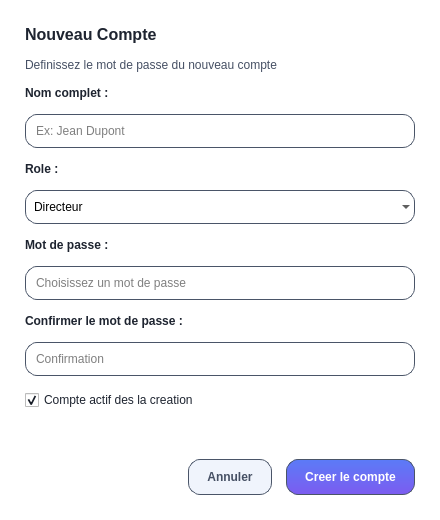
<?xml version="1.0" encoding="UTF-8"?>
<ui version="4.0">
 <class>DialogCompte</class>
 <widget class="QDialog" name="DialogCompte">
  <property name="geometry">
   <rect>
    <x>0</x>
    <y>0</y>
    <width>440</width>
    <height>520</height>
   </rect>
  </property>
  <property name="windowTitle">
   <string>Nouveau Compte</string>
  </property>
  <property name="styleSheet">
   <string>
    QDialog { background-color: #FFFFFF; }
    QLineEdit, QComboBox {
        border: 1px solid #4A5568;
        border-radius: 12px;
        padding: 8px;
        background: transparent;
    }
    QLineEdit:focus, QComboBox:focus {
        border: 1px solid #4F6DF5;
        background-color: #FFFFFF;
    }
   </string>
  </property>
  <layout class="QVBoxLayout" name="mainLayout">
   <property name="spacing">
    <number>14</number>
   </property>
   <property name="leftMargin">
    <number>25</number>
   </property>
   <property name="topMargin">
    <number>25</number>
   </property>
   <property name="rightMargin">
    <number>25</number>
   </property>
   <property name="bottomMargin">
    <number>25</number>
   </property>

   <item>
    <widget class="QLabel" name="lbl_dialog_title">
     <property name="styleSheet">
      <string>color: #1E2430; font-size: 16px; font-weight: bold;</string>
     </property>
     <property name="text">
      <string>Nouveau Compte</string>
     </property>
    </widget>
   </item>
   <item>
    <widget class="QLabel" name="lbl_dialog_subtitle">
     <property name="styleSheet">
      <string>color: #465064; font-size: 12px;</string>
     </property>
     <property name="text">
      <string>Definissez le mot de passe du nouveau compte</string>
     </property>
    </widget>
   </item>

   <item>
    <widget class="QLabel" name="lbl_field1">
     <property name="styleSheet">
      <string>color: #1E2430; font-weight: bold; font-size: 12px;</string>
     </property>
     <property name="text">
      <string>Nom complet :</string>
     </property>
    </widget>
   </item>
   <item>
    <widget class="QLineEdit" name="input_nom_compte">
     <property name="placeholderText">
      <string>Ex: Jean Dupont</string>
     </property>
    </widget>
   </item>

   <item>
    <widget class="QLabel" name="lbl_field2">
     <property name="styleSheet">
      <string>color: #1E2430; font-weight: bold; font-size: 12px;</string>
     </property>
     <property name="text">
      <string>Role :</string>
     </property>
    </widget>
   </item>
   <item>
    <widget class="QComboBox" name="combo_role_compte">
     <item>
      <property name="text">
       <string>Directeur</string>
      </property>
     </item>
     <item>
      <property name="text">
       <string>Gestionnaire</string>
      </property>
</item>
     </widget>
    </item>

   <item>
    <widget class="QLabel" name="lbl_field_pwd">
     <property name="styleSheet">
      <string>color: #1E2430; font-weight: bold; font-size: 12px;</string>
     </property>
     <property name="text">
      <string>Mot de passe :</string>
     </property>
    </widget>
   </item>
   <item>
    <widget class="QLineEdit" name="input_password_compte">
     <property name="echoMode">
      <enum>QLineEdit::Password</enum>
     </property>
     <property name="placeholderText">
      <string>Choisissez un mot de passe</string>
     </property>
    </widget>
   </item>

   <item>
    <widget class="QLabel" name="lbl_field_pwd2">
     <property name="styleSheet">
      <string>color: #1E2430; font-weight: bold; font-size: 12px;</string>
     </property>
     <property name="text">
      <string>Confirmer le mot de passe :</string>
     </property>
    </widget>
   </item>
   <item>
    <widget class="QLineEdit" name="input_password_confirm">
     <property name="echoMode">
      <enum>QLineEdit::Password</enum>
     </property>
     <property name="placeholderText">
      <string>Confirmation</string>
     </property>
    </widget>
   </item>

   <item>
    <widget class="QCheckBox" name="check_compte_actif">
     <property name="styleSheet">
      <string>color: #1E2430; font-size: 12px;</string>
     </property>
     <property name="text">
      <string>Compte actif des la creation</string>
     </property>
     <property name="checked">
      <bool>true</bool>
     </property>
    </widget>
   </item>

   <item>
    <spacer name="verticalSpacer">
     <property name="orientation">
      <enum>Qt::Vertical</enum>
     </property>
     <property name="sizeHint" stdset="0">
      <size>
       <width>20</width>
       <height>20</height>
      </size>
     </property>
    </spacer>
   </item>

   <item>
    <layout class="QHBoxLayout" name="buttonsLayout">
     <item>
      <spacer name="btnSpacer">
       <property name="orientation">
        <enum>Qt::Horizontal</enum>
       </property>
       <property name="sizeHint" stdset="0">
        <size>
         <width>40</width>
         <height>20</height>
        </size>
       </property>
      </spacer>
     </item>
     <item>
      <widget class="QPushButton" name="btn_cancel">
       <property name="styleSheet">
        <string>background-color: #F0F4FC; color: #465064; border: 1px solid #4A5568; border-radius: 12px; padding: 10px 18px; font-weight: bold;</string>
       </property>
       <property name="text">
        <string>Annuler</string>
       </property>
      </widget>
     </item>
     <item>
      <widget class="QPushButton" name="btn_save">
       <property name="cursor">
        <cursorShape>PointingHandCursor</cursorShape>
       </property>
       <property name="styleSheet">
        <string>background: qlineargradient(x1:0, y1:0, x2:0, y2:1, stop:0 #5B7BF7, stop:1 #7C5CF0); color: #FFFFFF; border: 1px solid #4A5568; border-radius: 12px; padding: 10px 18px; font-weight: bold;</string>
       </property>
       <property name="text">
        <string>Creer le compte</string>
       </property>
      </widget>
     </item>
    </layout>
   </item>

  </layout>
 </widget>
 <resources/>
 <connections/>
</ui>
